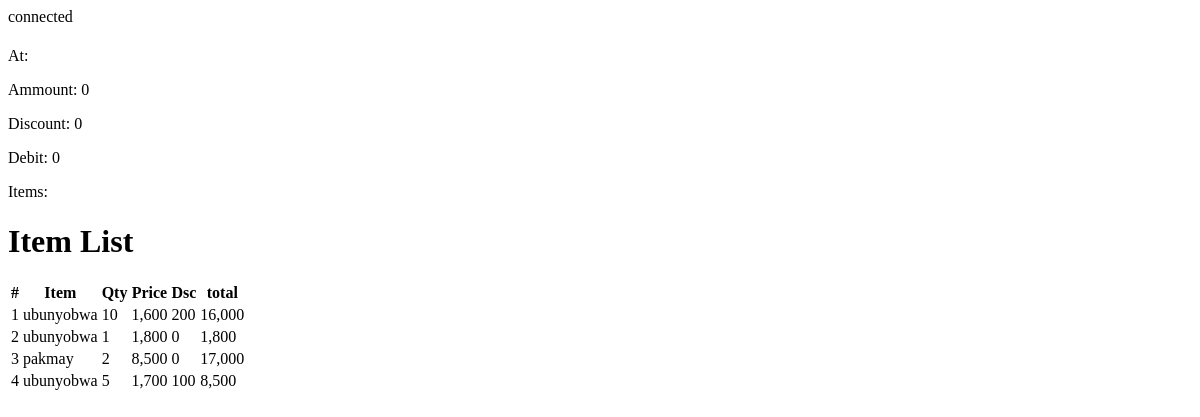
/customer/saleview.php?sale=1, run on an earlier commit of the app's database.
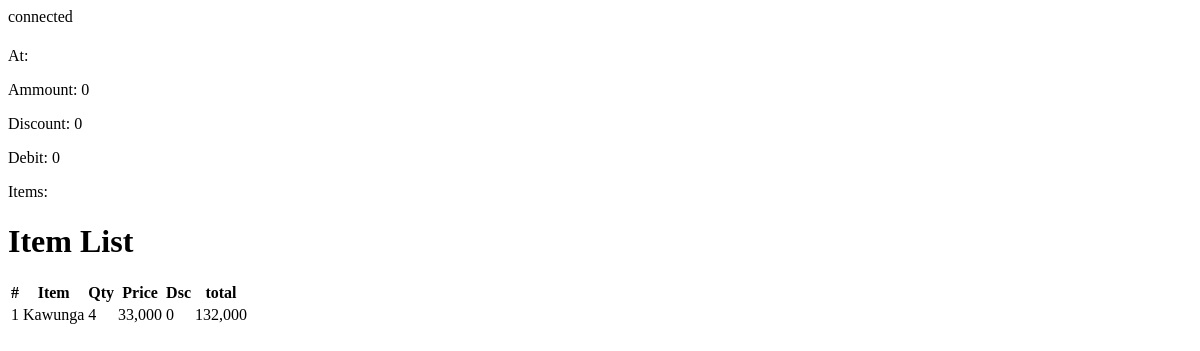
And on a later commit of the database.
### tables this page shows
CREATE TABLE `item` (
  `id` int(11) NOT NULL,
  `item_name` text NOT NULL,
  `in_price` double NOT NULL,
  `out_price` double NOT NULL,
  `quantity` double NOT NULL,
  `item_supliyer` int(11) NOT NULL,
  `reg_date` datetime NOT NULL DEFAULT current_timestamp(),
  `pcs` double NOT NULL DEFAULT 1,
  `business` int(11) NOT NULL,
  `expiry_date` date DEFAULT NULL,
  `profit` double NOT NULL
);

CREATE TABLE `salles_item` (
  `sales_id` int(11) NOT NULL,
  `business` int(11) NOT NULL,
  `product` int(11) NOT NULL,
  `ord_quantity` float NOT NULL,
  `ordered_at` datetime NOT NULL DEFAULT current_timestamp(),
  `status` int(11) NOT NULL,
  `discount` double NOT NULL,
  `customer` int(11) NOT NULL,
  `price` double NOT NULL,
  `sale` int(11) NOT NULL,
  `profit` double NOT NULL
);

### customer/saleview.php (the view, shortened to what this page needs)
<?php
include("../pages/connection.php");
$shop=$_SESSION['shop'];
$sale=$_GET['sale'];
$selectsale=$conn->prepare("SELECT * FROM salles where sale_id=? and business=?");
$selectsale->bind_param("ii",$sale,$shop);
$selectsale->execute();
$saleresult=$selectsale->get_result();
$salerow=$saleresult->fetch_assoc();
$selectitem=$conn->prepare("SELECT * FROM item,salles_item where item.id=salles_item.product and salles_item.sale=?");
$selectitem->bind_param("i",$sale);
$selectitem->execute();
$itemresult=$selectitem->get_result();
?>
<!DOCTYPE html>
<html lang="en">
<head>
</head>
<body>
    <div class="container-fluid bg-gray-100/30 h-screen w-full p-1">
        <div class="container flex w-[98%] m-auto h-[100%] ovrflow-y-auto">
            <div class="card border bg-white p-1 m-auto w-full md:w-1/2 shadow shadow-lg transition-all duration-300 scale-101 rounded">
                <div class="top w-full text-bold text-sm">
                    <div class="flex justify-between px-2 my-2">
                        <p><label for="">At:</label> <?php echo htmlspecialchars($salerow['salles_date']) ?></p>
                     </div>
                     <div class="flex justify-between px-2 my-2">
                        <p>Ammount: <span class="price"><?php echo htmlspecialchars($salerow['ammount']) ?></span></p>
                        <p>Discount: <span class="price"><?php echo htmlspecialchars($salerow['discount']) ?></span></p>
                     </div>
                     <div class="flex justify-between px-2 my-2">
                        <p>Debit: <span class="price"><?php echo htmlspecialchars($salerow['debit']) ?></span></p>
                        <p>Items: <span><?php echo htmlspecialchars($salerow['products']) ?></span></p>
                     </div>
                </div>
                <h1 class="w-full text-center my-2 p-1 font-bold text-yellow-800">Item List</h1>
                <div class="table-responsive w-full my-2 py-3">
                    <table class="w-full text-sm [&_th]:text-left [&_th]:p-1 [&_td]:p-2">
                       <thead>
                        <tr class="bg-yellow-900 text-white" >
                            <th>#</th>
                            <th>Item</th>
                            <th>Qty</th>
                            <th>Price</th>
                            <th>Dsc</th>
                            <th>total</th>
                        </tr>
                       </thead>
                       <tbody>
                        <?php
                        $no=0;
                        while ($a =$itemresult->fetch_assoc()) {
                          $no++;
                          ?>
                          <tr class="border border-b-2">
                            <td><?php echo $no ?></td>
                            <td><?php echo htmlspecialchars($a['item_name']) ?></td>
                            <td><?php echo htmlspecialchars($a['ord_quantity']) ?></td>
                            <td class="price"><?php echo htmlspecialchars($a['price']) ?></td>
                            <td class="price"><?php echo htmlspecialchars($a['discount']) ?></td>
                            <td class="price"><?php echo htmlspecialchars($a['ord_quantity']*$a['price']) ?></td>
                          </tr>
                          <?php
                        }
                        ?>
                       </tbody>
                    </table>
                </div>
            </div>
        </div>
    </div>
</body>
</html>

What changed in the data, as far as the page shows it:
no longer on this page (row unchanged): item: item_name "ubunyobwa", salles_item.ord_quantity "10", salles_item.price "1,600", salles_item.discount "200", salles_item.ord_quantity+price "16,000", salles_item.ord_quantity "1", salles_item.price "1,800", salles_item.discount "0", salles_item.ord_quantity "5", salles_item.price "1,700", salles_item.discount "100", salles_item.ord_quantity+price "8,500"
no longer on this page (row unchanged): item: item_name "pakmay", salles_item.ord_quantity "2", salles_item.price "8,500", salles_item.discount "0", salles_item.ord_quantity+price "17,000"
now on this page (row edited): item: item_name "Kawunga", salles_item.ord_quantity "4", salles_item.price "33,000", salles_item.discount "0", salles_item.ord_quantity+price "132,000"
